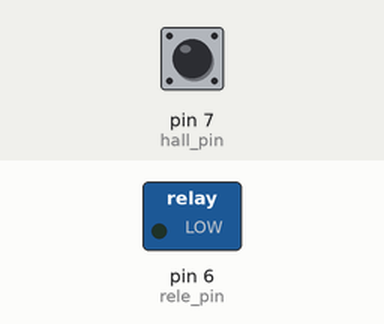
Bench run of a sketch on a simulated Arduino Uno, built with avr-gcc and run on an emulated ATmega328P. On the bench: switched loads named in the sketch (green lamp = pin HIGH). Inputs (shaded band) come from the test bench; at power-on: pin 7 (hall_pin) HIGH.

Above: at 1.8 s.
1.9 s: pin 7 (hall_pin) pulled LOW for 0.15 s
At 2.7 s:
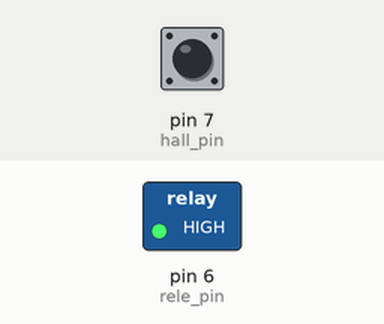
Timing chart, 0 to 4.9 s (numbered marks = the images above; inputs shaded):
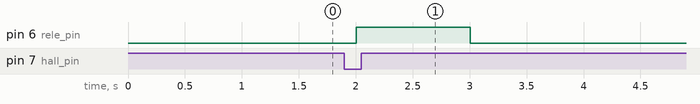

The sketch:

encoder.ino
```cpp
#define hall_pin 7
#define rele_pin 6

int last_state=1,state=0;
long previus_millis;
long interval = 1000;
void setup(){
   pinMode(hall_pin,INPUT_PULLUP);
   pinMode(rele_pin,OUTPUT);
   Serial.begin(9600);
}

void loop(){
    /*Realizamos el retardo sin usar la funcion delay()*/
   unsigned long current_millis=millis();
   if (current_millis - previus_millis > interval){
     //Almacenamos el valor actual del timer
     previus_millis = current_millis;
     /*apagamos la salida del rele, aprovechamos el muestreo del
     programa para hacer un pulso en la salida y solo si detectamos
     el pulso del encoder activamos el rele*/
     digitalWrite(rele_pin,LOW);
     //Comprobamos el cambio de estado del sensor HALL.
     state=digitalRead(hall_pin);
     if ((state!=last_state) && state==0){
       //Si hay un cambio de estado activamos el rele
       digitalWrite(rele_pin,HIGH);
     }
     last_state=state;
   }

}
```

Measured:
- after the input at 1.9 s, pin 6 (rele_pin): LOW → HIGH after 0.10 s, → LOW 1.0 s later
